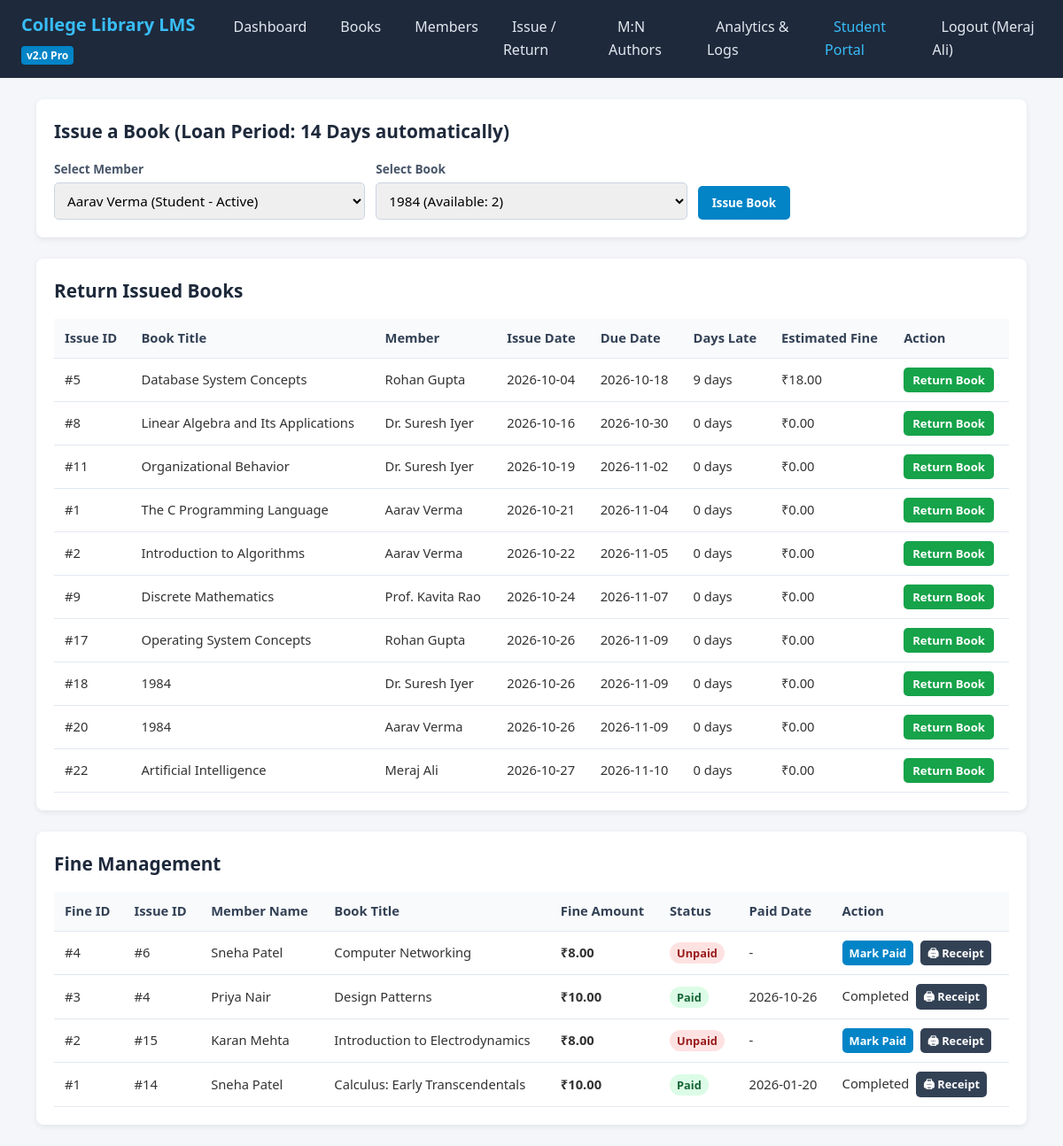
Screenshot of /issue_return.php (signed in) with the database file from the repository.
### tables this page shows
CREATE TABLE `issue` (
  `issue_id` int(11) NOT NULL,
  `book_id` int(11) NOT NULL,
  `member_id` int(11) NOT NULL,
  `staff_id` int(11) NOT NULL,
  `issue_date` date NOT NULL,
  `due_date` date NOT NULL,
  `return_date` date DEFAULT NULL
);

CREATE TABLE `book` (
  `book_id` int(11) NOT NULL,
  `isbn` varchar(20) NOT NULL,
  `title` varchar(200) NOT NULL,
  `author` varchar(150) NOT NULL,
  `publisher` varchar(150) NOT NULL,
  `pub_year` int(11) NOT NULL,
  `category_id` int(11) NOT NULL,
  `total_copies` int(11) NOT NULL CHECK (`total_copies` >= 0),
  `available_copies` int(11) NOT NULL CHECK (`available_copies` >= 0)
);

CREATE TABLE `member` (
  `member_id` int(11) NOT NULL,
  `name` varchar(150) NOT NULL,
  `email` varchar(150) NOT NULL,
  `phone` varchar(15) NOT NULL,
  `member_type` enum('Student','Faculty') NOT NULL DEFAULT 'Student',
  `join_date` date NOT NULL DEFAULT curdate(),
  `status` enum('Active','Suspended') NOT NULL DEFAULT 'Active'
);

CREATE TABLE `fine` (
  `fine_id` int(11) NOT NULL,
  `issue_id` int(11) NOT NULL,
  `amount` decimal(10,2) NOT NULL CHECK (`amount` >= 0),
  `paid_status` enum('Paid','Unpaid') NOT NULL DEFAULT 'Unpaid',
  `paid_date` date DEFAULT NULL
);

### issue_return.php (the view, shortened to what this page needs)
<?php
require_once 'db.php';
$members = $conn->query("SELECT member_id, name, member_type, status FROM member ORDER BY name");
$books = $conn->query("SELECT book_id, title, available_copies FROM book ORDER BY title");
$activeIssues = $conn->query("
    SELECT i.issue_id, b.title, m.name AS member_name, i.issue_date, i.due_date,
           GREATEST(0, DATEDIFF(CURRENT_DATE, i.due_date)) AS days_late
    FROM issue i
    JOIN book b ON i.book_id = b.book_id
    JOIN member m ON i.member_id = m.member_id
    WHERE i.return_date IS NULL
    ORDER BY i.due_date ASC
");
$fines = $conn->query("
    SELECT f.*, m.name AS member_name, b.title
    FROM fine f
    JOIN issue i ON f.issue_id = i.issue_id
    JOIN member m ON i.member_id = m.member_id
    JOIN book b ON i.book_id = b.book_id
    ORDER BY f.fine_id DESC
");
?>
<!DOCTYPE html>
<html lang="en">
<head>
    <link rel="stylesheet" href="style.css">
</head>
<body>
<div class="container">
    <div class="section-box">
        <h2>Issue a Book (Loan Period: 14 Days automatically)</h2>
        <form method="POST" class="grid-form">
            <div>
                <label>Select Member</label>
                <select name="member_id" required>
                    <?php while ($m = $members->fetch_assoc()): ?>
                        <option value="<?= $m['member_id'] ?>">
                            <?= htmlspecialchars($m['name']) ?> (<?= $m['member_type'] ?> - <?= $m['status'] ?>)
                        </option>
                    <?php endwhile; ?>
                </select>
            </div>
            <div>
                <label>Select Book</label>
                <select name="book_id" required>
                    <?php while ($b = $books->fetch_assoc()): ?>
                        <option value="<?= $b['book_id'] ?>">
                            <?= htmlspecialchars($b['title']) ?> (Available: <?= $b['available_copies'] ?>)
                        </option>
                    <?php endwhile; ?>
                </select>
            </div>
            <div>
                <button type="submit" name="issue_book">Issue Book</button>
            </div>
        </form>
    </div>
    <div class="section-box">
        <h2>Return Issued Books</h2>
        <table>
            <thead>
                <tr>
                    <th>Issue ID</th>
                    <th>Book Title</th>
                    <th>Member</th>
                    <th>Issue Date</th>
                    <th>Due Date</th>
                    <th>Days Late</th>
                    <th>Estimated Fine</th>
                    <th>Action</th>
                </tr>
            </thead>
            <tbody>
                <?php while ($row = $activeIssues->fetch_assoc()): ?>
                <tr>
                    <td>#<?= $row['issue_id'] ?></td>
                    <td><?= htmlspecialchars($row['title']) ?></td>
                    <td><?= htmlspecialchars($row['member_name']) ?></td>
                    <td><?= $row['issue_date'] ?></td>
                    <td><?= $row['due_date'] ?></td>
                    <td><?= $row['days_late'] ?> days</td>
                    <td>₹<?= number_format($row['days_late'] * 2, 2) ?></td>
                    <td>
                        <form method="POST" style="display:inline;">
                            <button type="submit" name="return_book" class="btn-success" style="padding:5px 10px;font-size:0.82rem;">
                                Return Book
                            </button>
                        </form>
                    </td>
                </tr>
                <?php endwhile; ?>
            </tbody>
        </table>
    </div>
    <div class="section-box">
        <h2>Fine Management</h2>
        <table>
            <thead>
                <tr>
                    <th>Fine ID</th>
                    <th>Issue ID</th>
                    <th>Member Name</th>
                    <th>Book Title</th>
                    <th>Fine Amount</th>
                    <th>Status</th>
                    <th>Paid Date</th>
                    <th>Action</th>
                </tr>
            </thead>
            <tbody>
                <?php while ($f = $fines->fetch_assoc()): ?>
                <tr>
                    <td>#<?= $f['fine_id'] ?></td>
                    <td>#<?= $f['issue_id'] ?></td>
                    <td><?= htmlspecialchars($f['member_name']) ?></td>
                    <td><?= htmlspecialchars($f['title']) ?></td>
                    <td><strong>₹<?= number_format($f['amount'], 2) ?></strong></td>
                    <td>
                        <span class="badge <?= $f['paid_status'] === 'Paid' ? 'badge-active' : 'badge-suspended' ?>">
                            <?= $f['paid_status'] ?>
                        </span>
                    </td>
                    <td><?= $f['paid_date'] ?? '-' ?></td>
                    <td>
                        <?php if ($f['paid_status'] === 'Unpaid'): ?>
                            <a href="issue_return.php?pay_fine_id=<?= $f['fine_id'] ?>" class="btn" style="padding:4px 8px;font-size:0.8rem;">Mark Paid</a>
                        <?php else: ?>
                            Completed
                        <?php endif; ?>
                        <a href="receipt.php?fine_id=<?= $f['fine_id'] ?>" class="btn" style="padding:4px 8px;font-size:0.8rem;background:#334155;margin-left:4px;">🖨 Receipt</a>
                    </td>
                </tr>
                <?php endwhile; ?>
            </tbody>
        </table>
    </div>
</div>
</body>
</html>

### style.css (style rules this page uses)
* { box-sizing: border-box; margin: 0; padding: 0; font-family: 'Segoe UI', Tahoma, Geneva, Verdana, sans-serif; }
body { background-color: #f4f6f9; color: #333; line-height: 1.6; }
.container { max-width: 1150px; margin: 24px auto; padding: 0 16px; }
.section-box { background: #fff; padding: 20px; border-radius: 8px; box-shadow: 0 2px 6px rgba(0,0,0,0.08); margin-bottom: 24px; }
h2 { margin-bottom: 15px; color: #1e293b; font-size: 1.3rem; }
form.grid-form { display: grid; grid-template-columns: repeat(auto-fit, minmax(200px, 1fr)); gap: 12px; align-items: end; }
label { display: block; font-size: 0.85rem; font-weight: 600; margin-bottom: 4px; color: #475569; }
input, select { width: 100%; padding: 9px 10px; border: 1px solid #cbd5e1; border-radius: 5px; font-size: 0.95rem; }
button, .btn { background-color: #0284c7; color: #fff; border: none; padding: 10px 16px; border-radius: 5px; cursor: pointer; font-weight: 600; text-decoration: none; display: inline-block; text-align: center; }
.btn-success { background-color: #16a34a; }
table { width: 100%; border-collapse: collapse; margin-top: 12px; font-size: 0.92rem; }
table th, table td { padding: 10px 12px; border-bottom: 1px solid #e2e8f0; text-align: left; }
table th { background-color: #f8fafc; color: #334155; font-weight: 600; }
.badge { padding: 3px 8px; border-radius: 12px; font-size: 0.8rem; font-weight: 600; }
.badge-active { background: #dcfce7; color: #166534; }
.badge-suspended { background: #fee2e2; color: #991b1b; }

### rows the page displays
issue: issue_id "5", book.title "Database System Concepts", member.name "Rohan Gupta", issue_date "2026-10-04", due_date "2026-10-18", days_late "9", days_late "18.00"
issue: issue_id "8", book.title "Linear Algebra and Its Applications", member.name "Dr. Suresh Iyer", issue_date "2026-10-16", due_date "2026-10-30", days_late "0", days_late "0.00"
issue: issue_id "11", book.title "Organizational Behavior", member.name "Dr. Suresh Iyer", issue_date "2026-10-19", due_date "2026-11-02", days_late "0", days_late "0.00"
issue: issue_id "1", book.title "The C Programming Language", member.name "Aarav Verma", issue_date "2026-10-21", due_date "2026-11-04", days_late "0", days_late "0.00"
issue: issue_id "2", book.title "Introduction to Algorithms", member.name "Aarav Verma", issue_date "2026-10-22", due_date "2026-11-05", days_late "0", days_late "0.00"
issue: issue_id "9", book.title "Discrete Mathematics", member.name "Prof. Kavita Rao", issue_date "2026-10-24", due_date "2026-11-07", days_late "0", days_late "0.00"
issue: issue_id "17", book.title "Operating System Concepts", member.name "Rohan Gupta", issue_date "2026-10-26", due_date "2026-11-09", days_late "0", days_late "0.00"
issue: issue_id "18", book.title "1984", member.name "Dr. Suresh Iyer", issue_date "2026-10-26", due_date "2026-11-09", days_late "0", days_late "0.00"
issue: issue_id "20", book.title "1984", member.name "Aarav Verma", issue_date "2026-10-26", due_date "2026-11-09", days_late "0", days_late "0.00"
issue: issue_id "22", book.title "Artificial Intelligence", member.name "Meraj Ali", issue_date "2026-10-27", due_date "2026-11-10", days_late "0", days_late "0.00"
fine: fine_id "4", issue "6", member.name "Sneha Patel", book.title "Computer Networking", amount "8.00", paid_status "Unpaid", paid_date "-"
fine: fine_id "3", issue "4", member.name "Priya Nair", book.title "Design Patterns", amount "10.00", paid_status "Paid", paid_date "2026-10-26", shows "Completed"
fine: fine_id "2", issue "15", member.name "Karan Mehta", book.title "Introduction to Electrodynamics", amount "8.00", paid_status "Unpaid", paid_date "-"
fine: fine_id "1", issue "14", member.name "Sneha Patel", book.title "Calculus: Early Transcendentals", amount "10.00", paid_status "Paid", paid_date "2026-01-20", shows "Completed"

### other values shown
$_SESSION['staff_name'] "Meraj Ali"
form field member_id "Aarav Verma (Student - Active)"
form field book_id "1984 (Available: 2)"
